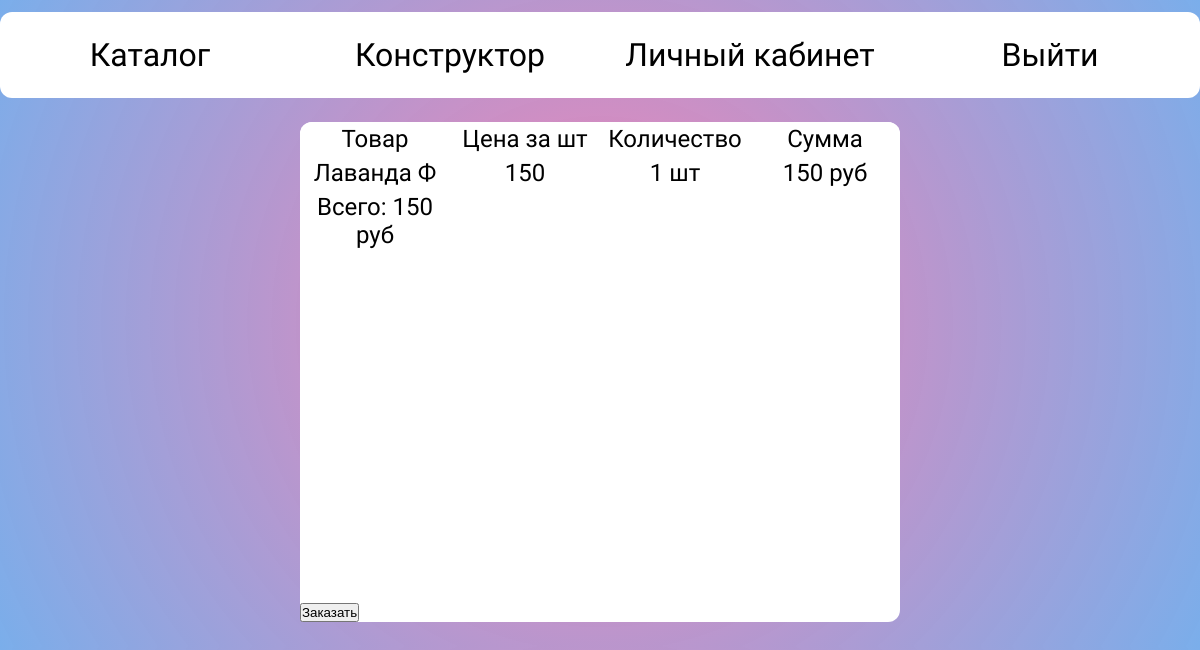
The page /view/cart.php (signed in) on the database as committed earlier.
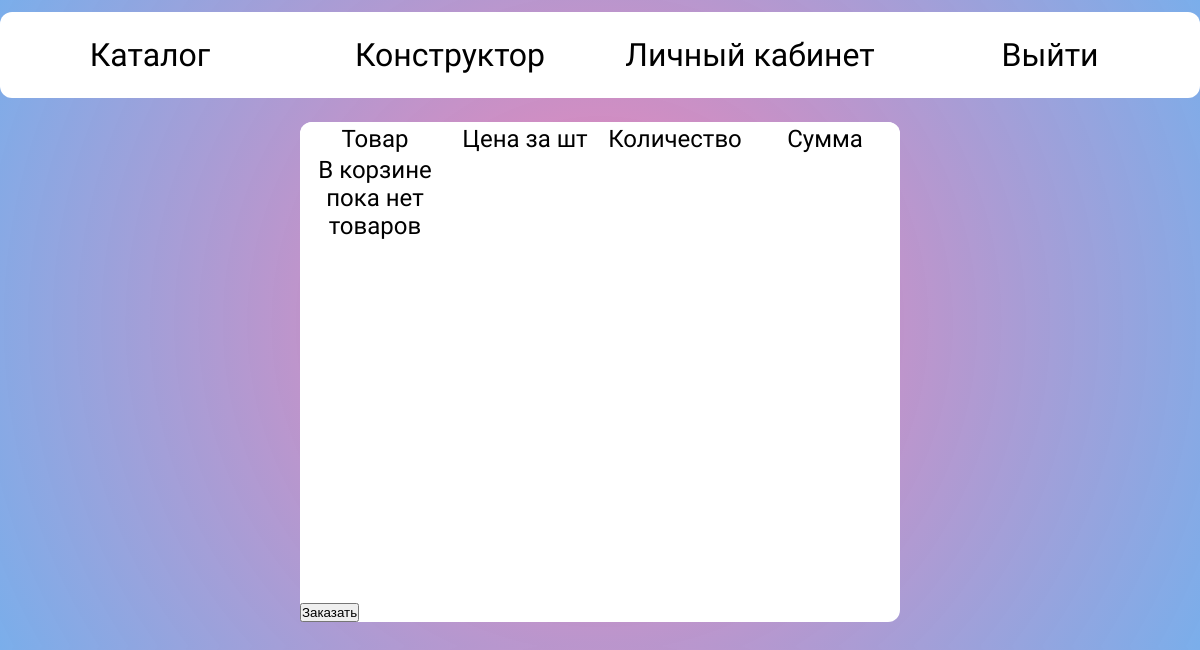
The same page on the database as committed later.
### tables this page shows
CREATE TABLE `cart` (
  `id_orders` int(11) NOT NULL,
  `id_candle` int(11) NOT NULL,
  `quantity` int(5) NOT NULL,
  `id_user` int(11) NOT NULL,
  `date` datetime NOT NULL,
  `id_order_user` int(11) NOT NULL,
  `status_order` varchar(30) NOT NULL,
  `cost_order` int(5) DEFAULT NULL
);

CREATE TABLE `candle_name` (
  `id_name_candle` int(11) NOT NULL,
  `name_candle` varchar(30) NOT NULL
);

CREATE TABLE `candle_size_price` (
  `id_size_price` int(11) NOT NULL,
  `size_candle` varchar(30) NOT NULL,
  `price_size` int(5) NOT NULL
);

### view/cart.php (the view, shortened to what this page needs)
<?php
require_once "../back/connection.php";
$id_user = $_SESSION['id_user'];
    $query_session = "SELECT `session_order` FROM `users` WHERE `id_user` = $id_user;";
    $result_session = mysqli_query($link, $query_session);
    $session_data = mysqli_fetch_row($result_session);
    $sess = $session_data[0];
    $id_order_user = $sess;
?>
<!DOCTYPE html>
<html lang="en">
<head>
    <link rel="stylesheet" href="../css/cart.css">
</head>
<body>
<header>
    <a href="catalogue.php"> Каталог </a>
    <a href="construct.php"> Конструктор </a>
    <a href="account.php"> Личный кабинет </a>
    <a href="../back/logout.php"> Выйти </a>
</header>
<div class="container">
    <div class="content">
            <p>Товар</p>
            <p>Цена за шт</p>
            <p>Количество</p>
            <p>Сумма</p>
    <?php
        $query_orders = "
        SELECT name_candle, quantity, price_size, quantity * price_size, status_order
        FROM cart, candles, candle_size_price, candle_name
        WHERE id_order_user = $id_order_user
        AND id_user = $id_user AND status_order = 'cart'
        AND cart.id_candle = candles.id_candle
        AND candles.id_size_candle = candle_size_price.id_size_price
        AND candles.id_name_candle = candle_name.id_name_candle;";
        $result = mysqli_query($link, $query_orders);
        $row = mysqli_num_rows($result);
        if($row <= 0){
            echo "В корзине пока нет товаров";
        }
        else{
        $cost = 0;
        while ($row_data = mysqli_fetch_assoc($result)) {
            $cost += $row_data['quantity * price_size'];
        ?>
            <p><?= $row_data['name_candle'];?></p>
            <p><?= $row_data['price_size'];?></p>
            <p><?= $row_data['quantity'];?> шт</p>
            <p><?= $row_data['quantity * price_size'];?> руб</p>
        <?
        }
            ?>
            <p>Всего: <?= $cost;?> руб</p>
     <?
        }
        ?>
    </div>
        <form method="GET" action="../back/add_to_order.php">
        <input type="submit" name="add-to-order" value="Заказать" id="add-to-order">
    </form>
</div>
</body>
</html>

### css/cart.css (style rules this page uses)
* { margin: 0; padding: 0; box-sizing: border-box; }
body { background: rgb(244,128,178); background: radial-gradient(circle, rgba(244,128,178,1) 0%, rgba(106,164,232,0.8883928571428571) 100%); font-family: 'Comic Neue', cursive; }
header { width: 100%; max-width: 1280px; background: white; border-radius: 12px; margin: 1% auto; display: flex; flex-direction: row; }
header a { width: 50%; padding: 2% 2%; text-decoration: none; display: flex; align-items: center; justify-content: center; font-size: 2em; color: black; }
.container { height: 500px; width: 50%; max-width: 1280px; margin: 2% auto; border-radius: 12px; background-color: white; display: flex; flex-direction: column; justify-content: space-between; }
.content { width: 100%; border-radius: 12px; background-color: white; font-size: 1.5em; text-align: center; display: grid; grid-template-columns: 1fr 1fr 1fr 1fr; }
.content p { margin: 2%; }

Rows that differ between the two databases and show on the page:
removed cart: candle_name.name_candle "Лаванда Ф", candle_size_price.price_size "150", quantity "1", quantity "150"
Other text that changed with them:
$cost: "150" → (not shown)
text no longer shown: "Всего: руб"
text now shown: "В корзине пока нет товаров"
